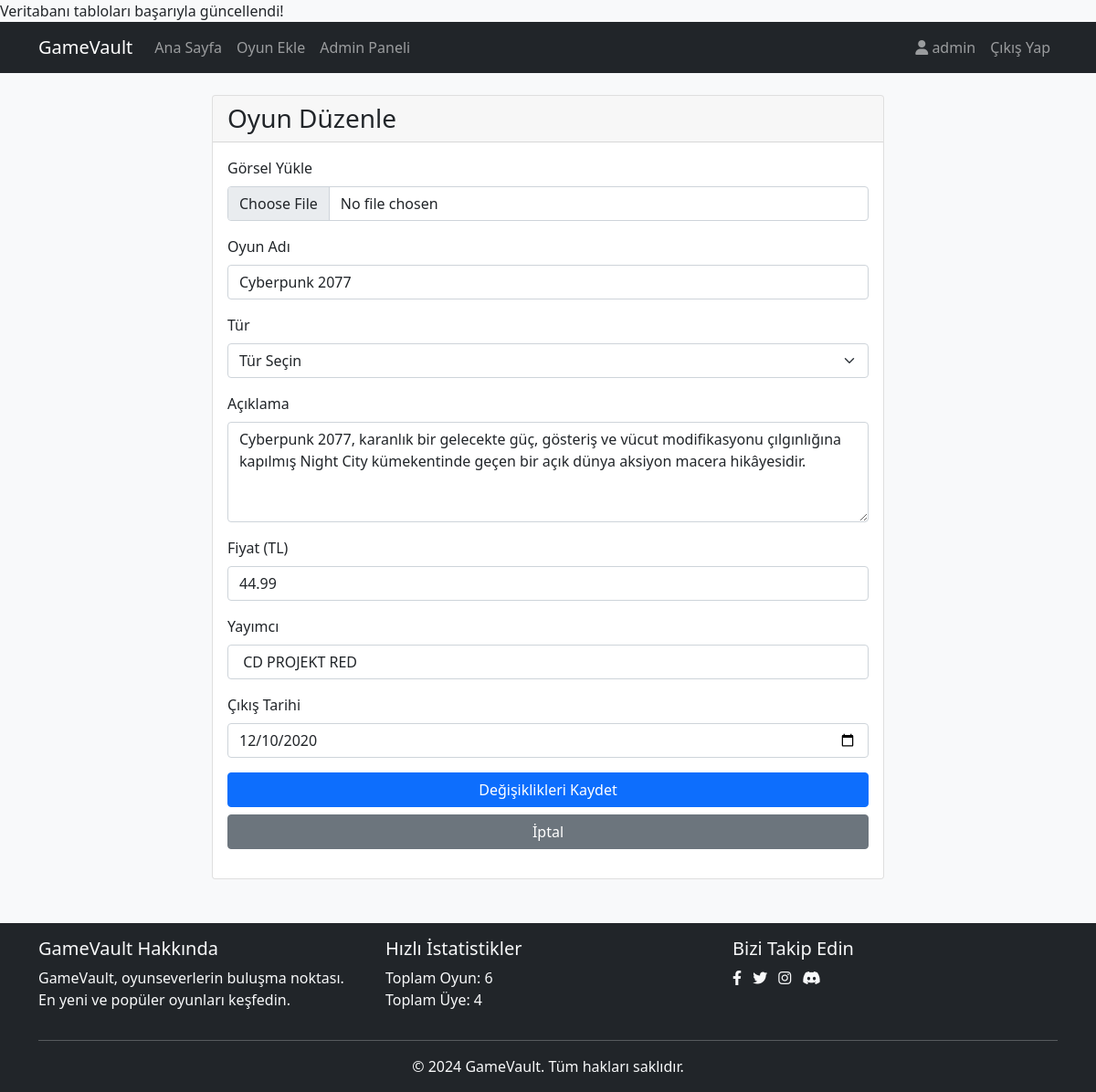
The app's page /edit_game.php?id=3 (signed in) with its own data.
### tables this page shows
CREATE TABLE "games" (
                id INTEGER PRIMARY KEY AUTOINCREMENT,
                name TEXT NOT NULL,
                genre TEXT NOT NULL,
                description TEXT,
                price REAL NOT NULL,
                image_url TEXT,
                publisher TEXT NOT NULL,
                release_date DATE,
                added_by INTEGER,
                FOREIGN KEY (added_by) REFERENCES users(id)
            );

### edit_game.php (the view, shortened to what this page needs)
<?php
$db = Database::getInstance()->getConnection();
$game = null;
$game_id = (int)$_GET['id'];
try {
    $stmt = $db->prepare("SELECT * FROM games WHERE id = ?");
    $stmt->execute([$game_id]);
    $game = $stmt->fetch(PDO::FETCH_ASSOC);
} catch(PDOException $e) {
    $error = 'Oyun bilgileri yüklenirken bir hata oluştu.';
}
?>
<!DOCTYPE html>
<html lang="tr">
<head>
    <link href="https://cdn.jsdelivr.net/npm/bootstrap@5.1.3/dist/css/bootstrap.min.css" rel="stylesheet">
    <link href="https://cdnjs.cloudflare.com/ajax/libs/font-awesome/6.0.0/css/all.min.css" rel="stylesheet">
</head>
<body class="bg-light">
    <nav class="navbar navbar-expand-lg navbar-dark bg-dark">
        <div class="container">
            <a class="navbar-brand" href="index.php">GameVault</a>
            <div class="collapse navbar-collapse" id="navbarNav">
                <ul class="navbar-nav me-auto">
                    <li class="nav-item">
                        <a class="nav-link" href="index.php">Ana Sayfa</a>
                    </li>
                    <li class="nav-item">
                        <a class="nav-link" href="add_game.php">Oyun Ekle</a>
                    </li>
                    <li class="nav-item">
                        <a class="nav-link" href="admin_panel.php">Admin Paneli</a>
                    </li>
                </ul>
                <ul class="navbar-nav">
                    <li class="nav-item">
                        <a class="nav-link" href="profile.php">
                            <i class="fas fa-user"></i> <?php echo htmlspecialchars($_SESSION['username']); ?>
                        </a>
                    </li>
                    <li class="nav-item">
                        <a class="nav-link" href="logout.php">Çıkış Yap</a>
                    </li>
                </ul>
            </div>
        </div>
    </nav>
    <div class="container mt-4">
        <div class="row justify-content-center">
            <div class="col-md-8">
                <div class="card">
                    <div class="card-header">
                        <h3 class="mb-0">Oyun Düzenle</h3>
                    </div>
                    <div class="card-body">
                        <?php if ($game): ?>
                        <form method="POST" action="" enctype="multipart/form-data">
                            <div class="mb-3">
                                <label for="image" class="form-label">Görsel Yükle</label>
                                <input type="file" class="form-control" id="image" name="image" accept="image/*" required>
                            </div>
                            <div class="mb-3">
                                <label for="name" class="form-label">Oyun Adı</label>
                                <input type="text" class="form-control" id="name" name="name"
                                       value="<?php echo htmlspecialchars($game['name']); ?>" required>
                            </div>
                            <div class="mb-3">
                                <label for="genre" class="form-label">Tür</label>
                                <select class="form-select" id="genre" name="genre" required>
                                    <option value="">Tür Seçin</option>
                                </select>
                            </div>
                            <div class="mb-3">
                                <label for="description" class="form-label">Açıklama</label>
                                <textarea class="form-control" id="description" name="description" rows="4" required><?php echo htmlspecialchars($game['description']); ?></textarea>
                            </div>
                            <div class="mb-3">
                                <label for="price" class="form-label">Fiyat (TL)</label>
                                <input type="number" class="form-control" id="price" name="price" step="0.01" min="0"
                                       value="<?php echo htmlspecialchars($game['price']); ?>" required>
                            </div>
                            <div class="mb-3">
                                <label for="publisher" class="form-label">Yayımcı</label>
                                <input type="text" class="form-control" id="publisher" name="publisher"
                                       value="<?php echo htmlspecialchars($game['publisher']); ?>" required>
                            </div>
                            <div class="mb-3">
                                <label for="release_date" class="form-label">Çıkış Tarihi</label>
                                <input type="date" class="form-control" id="release_date" name="release_date"
                                       value="<?php echo htmlspecialchars($game['release_date']); ?>">
                            </div>
                            <div class="d-grid gap-2">
                                <button type="submit" class="btn btn-primary">Değişiklikleri Kaydet</button>
                                <a href="index.php" class="btn btn-secondary">İptal</a>
                            </div>
                        </form>
                        <?php endif; ?>
                    </div>
                </div>
            </div>
        </div>
    </div>
    <?php include 'includes/footer.php'; ?>
</body>
</html>

### records on screen
games: name "Cyberpunk 2077", description "Cyberpunk 2077, karanlık bir gelecekte güç, gösteriş ve vücut modifikasyonu çılgınlığına kapılmış Night City kümekentinde geçen bir açık dünya aksiyon macera hikâyesidir.", price "44.99", publisher "CD PROJEKT RED", release_date "12/10/2020"

### other values on screen
$_SESSION['username'] "admin"
$total_games "6"
$total_users "4"
